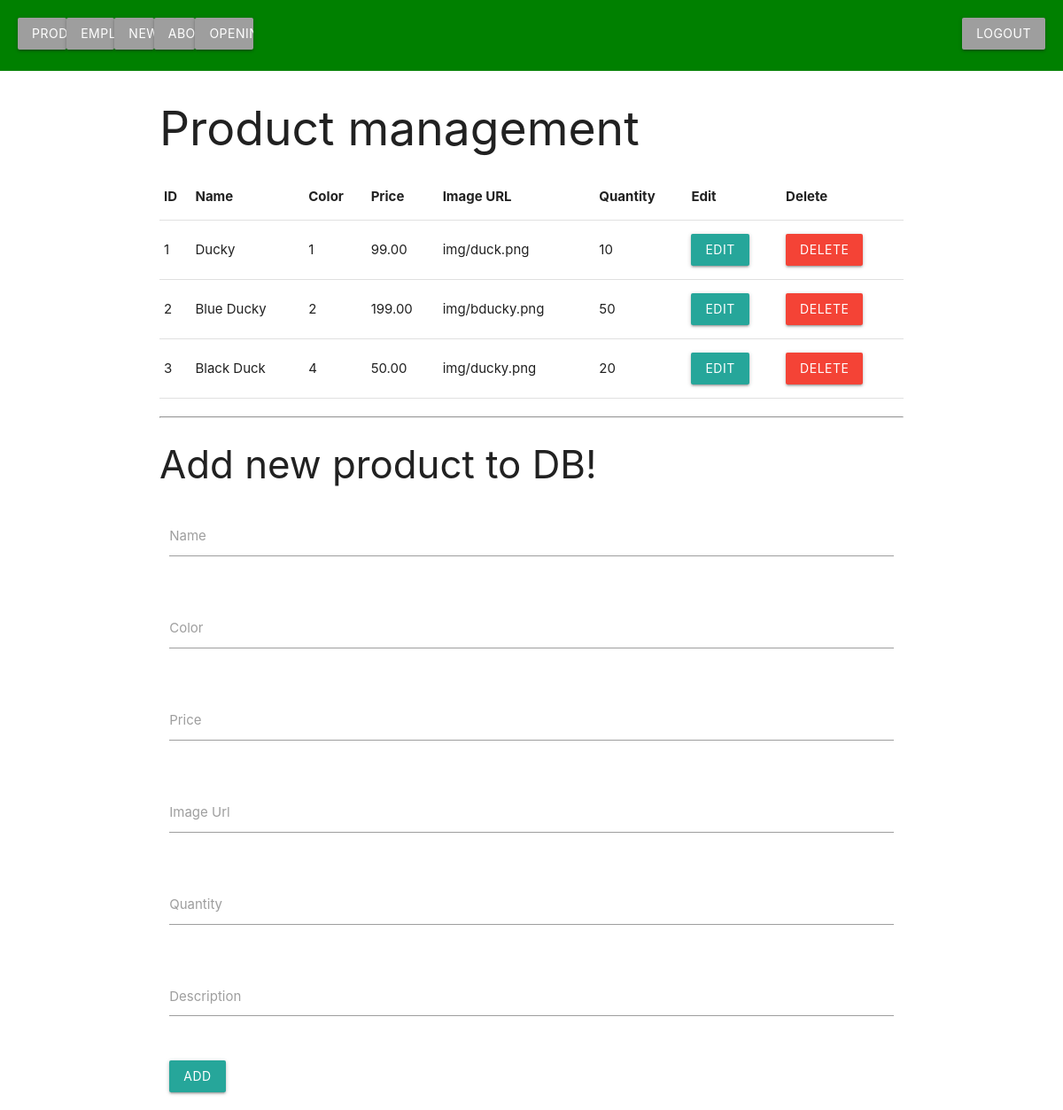
Screenshot of /Backend/index.php with the database file from the repository.
### tables this page shows
CREATE TABLE Product
(
    productID int NOT NULL AUTO_INCREMENT PRIMARY KEY,
    `name` varchar(255) NOT NULL,
    price DECIMAL(5, 2) NOT NULL,
    `image` varchar(255),
    `description` varchar(60000),
    color int NOT NULL,
    quantity int NOT null,
    FOREIGN KEY (color) REFERENCES Color (colorID)
);

### Backend/index.php (the view, shortened to what this page needs)
<?php require_once "../connection/dbcon.php";
require("../admin/adminHeader.php");
?>
<!DOCTYPE html>
<html lang="en">
<head>
    <link rel="stylesheet" href="https://cdnjs.cloudflare.com/ajax/libs/materialize/1.0.0/css/materialize.min.css">
</head>
<?php
$dbCon = dbCon();
$query = $dbCon->prepare("SELECT * FROM Product");
$query->execute();
$getProducts = $query->fetchAll();
?>
<body>
    <div class="container">
        <h2>Product management</h2>
        <div class="row">
            <div class="row">
                <table class="highlight">
                    <thead>
                        <tr>
                            <th>ID</th>
                            <th>Name</th>
                            <th>Color</th>
                            <th>Price</th>
                            <th>Image URL</th>
                            <th>Quantity</th>
                            <th>Edit</th>
                            <th>Delete</th>
                        </tr>
                    </thead>
                    <tbody>
                        <?php
                        foreach ($getProducts as $getProduct) {
                            echo "<tr>";
                            echo "<td>" . $getProduct['productID'] . "</td>";
                            echo "<td>" . $getProduct['name'] . "</td>";
                            echo "<td>" . $getProduct['color'] . "</td>";
                            echo "<td>" . $getProduct['price'] . "</td>";
                            echo "<td>" . $getProduct['image'] . "</td>";
                            echo "<td>" . $getProduct['quantity'] . "</td>";
                            echo '<td><a href="editEntry.php?ID=' . $getProduct['productID'] . '" class="waves-effect waves-light btn" ">Edit</a></td>';
                            echo '<td><a href="deleteEntry.php?ID=' . $getProduct['productID'] . '" class="waves-effect waves-light btn red" onclick="return confirm(\'Delete! are you sure?\')">Delete</a></td>';
                            echo "</tr>";
                        }
                        ?>
                    </tbody>
                </table>
            </div>
            <hr>
            <h3>Add new product to DB!</h3>
            <form class="col s12" name="contact" method="post" action="addEntry.php">
                <div class="row">
                    <div class="input-field col s12">
                        <input id="Name" name="Name" type="text" class="validate" required="" aria-required="true">
                        <label for="Name">Name</label>
                    </div>
                </div>
                <div class="row">
                    <div class="input-field col s12">
                        <input id="Color" name="Color" type="text" class="validate" required="" aria-required="true">
                        <label for="Color">Color</label>
                    </div>
                </div>
                <div class="row">
                    <div class="input-field col s12">
                        <input id="Price" name="Price" type="text" class="validate" required="" aria-required="true">
                        <label for="Price">Price</label>
                    </div>
                </div>
                <div class="row">
                    <div class="input-field col s12">
                        <input id="Image" name="Image" type="text" class="validate" required="" aria-required="true">
                        <label for="Image">Image Url</label>
                    </div>
                </div>
                <div class="row">
                    <div class="input-field col s12">
                        <input id="Quantity" name="Quantity" type="text" class="validate" required="" aria-required="true">
                        <label for="Quantity">Quantity</label>
                    </div>
                </div>
                <div class="row">
                    <div class="input-field col s12">
                        <textarea name="description" id="description" class="materialize-textarea" required="" aria-required="true"></textarea>
                        <label for="description">Description</label>
                    </div>
                </div>
                <button class="btn waves-effect waves-light" type="submit" name="submit">Add
                </button>
            </form>
        </div>
    </div>
</body>
</html>

### rows the page displays
product: productID "1", name "Ducky", color "1", price "99.00", image "img/duck.png", quantity "10"
product: productID "2", name "Blue Ducky", color "2", price "199.00", image "img/bducky.png", quantity "50"
product: productID "3", name "Black Duck", color "4", price "50.00", image "img/ducky.png", quantity "20"
